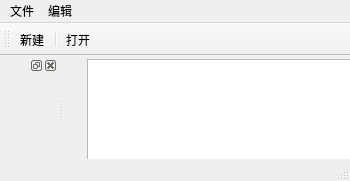
<?xml version="1.0" encoding="UTF-8"?>
<ui version="4.0">
 <class>Resource</class>
 <widget class="QMainWindow" name="Resource">
  <property name="geometry">
   <rect>
    <x>0</x>
    <y>0</y>
    <width>350</width>
    <height>181</height>
   </rect>
  </property>
  <property name="windowTitle">
   <string>Resource</string>
  </property>
  <widget class="QWidget" name="centralwidget">
   <widget class="QTextEdit" name="textEdit">
    <property name="geometry">
     <rect>
      <x>23</x>
      <y>3</y>
      <width>271</width>
      <height>151</height>
     </rect>
    </property>
   </widget>
  </widget>
  <widget class="QMenuBar" name="menubar">
   <property name="geometry">
    <rect>
     <x>0</x>
     <y>0</y>
     <width>350</width>
     <height>17</height>
    </rect>
   </property>
   <widget class="QMenu" name="menu">
    <property name="title">
     <string>文件</string>
    </property>
    <addaction name="actionnew"/>
    <addaction name="separator"/>
    <addaction name="actionopen"/>
   </widget>
   <widget class="QMenu" name="menu_2">
    <property name="title">
     <string>编辑</string>
    </property>
   </widget>
   <addaction name="menu"/>
   <addaction name="menu_2"/>
  </widget>
  <widget class="QStatusBar" name="statusbar"/>
  <widget class="QToolBar" name="toolBar">
   <property name="windowTitle">
    <string>toolBar</string>
   </property>
   <attribute name="toolBarArea">
    <enum>TopToolBarArea</enum>
   </attribute>
   <attribute name="toolBarBreak">
    <bool>false</bool>
   </attribute>
   <addaction name="actionnew"/>
   <addaction name="separator"/>
   <addaction name="actionopen"/>
  </widget>
  <widget class="QDockWidget" name="dockWidget">
   <property name="allowedAreas">
    <set>Qt::LeftDockWidgetArea|Qt::RightDockWidgetArea</set>
   </property>
   <attribute name="dockWidgetArea">
    <number>1</number>
   </attribute>
   <widget class="QWidget" name="dockWidgetContents"/>
  </widget>
  <action name="actionnew">
   <property name="text">
    <string>新建</string>
   </property>
  </action>
  <action name="actionopen">
   <property name="text">
    <string>打开</string>
   </property>
  </action>
 </widget>
 <resources/>
 <connections/>
</ui>
